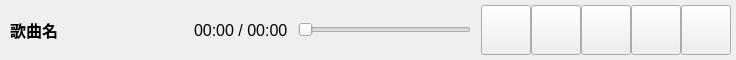
<?xml version="1.0" encoding="UTF-8"?>
<ui version="4.0">
 <class>MP3PlayerColumn</class>
 <widget class="QWidget" name="MP3PlayerColumn">
  <property name="geometry">
   <rect>
    <x>0</x>
    <y>0</y>
    <width>736</width>
    <height>60</height>
   </rect>
  </property>
  <property name="minimumSize">
   <size>
    <width>0</width>
    <height>50</height>
   </size>
  </property>
  <property name="maximumSize">
   <size>
    <width>16777215</width>
    <height>16777215</height>
   </size>
  </property>
  <property name="windowTitle">
   <string>Form</string>
  </property>
  <property name="toolTip">
   <string>调节音量</string>
  </property>
  <property name="styleSheet">
   <string notr="true"/>
  </property>
  <layout class="QHBoxLayout" name="horizontalLayout_2">
   <property name="spacing">
    <number>0</number>
   </property>
   <property name="leftMargin">
    <number>0</number>
   </property>
   <property name="topMargin">
    <number>0</number>
   </property>
   <property name="rightMargin">
    <number>0</number>
   </property>
   <property name="bottomMargin">
    <number>0</number>
   </property>
   <item>
    <widget class="QFrame" name="frame">
     <property name="sizePolicy">
      <sizepolicy hsizetype="Preferred" vsizetype="Expanding">
       <horstretch>0</horstretch>
       <verstretch>0</verstretch>
      </sizepolicy>
     </property>
     <property name="minimumSize">
      <size>
       <width>0</width>
       <height>60</height>
      </size>
     </property>
     <property name="maximumSize">
      <size>
       <width>16777215</width>
       <height>60</height>
      </size>
     </property>
     <property name="frameShape">
      <enum>QFrame::Shape::NoFrame</enum>
     </property>
     <property name="frameShadow">
      <enum>QFrame::Shadow::Raised</enum>
     </property>
     <layout class="QHBoxLayout" name="horizontalLayout">
      <property name="spacing">
       <number>10</number>
      </property>
      <property name="leftMargin">
       <number>10</number>
      </property>
      <property name="topMargin">
       <number>0</number>
      </property>
      <property name="rightMargin">
       <number>5</number>
      </property>
      <property name="bottomMargin">
       <number>0</number>
      </property>
      <item>
       <widget class="QLabel" name="SongNameLabel">
        <property name="sizePolicy">
         <sizepolicy hsizetype="Expanding" vsizetype="Preferred">
          <horstretch>1</horstretch>
          <verstretch>0</verstretch>
         </sizepolicy>
        </property>
        <property name="minimumSize">
         <size>
          <width>50</width>
          <height>50</height>
         </size>
        </property>
        <property name="maximumSize">
         <size>
          <width>16777215</width>
          <height>50</height>
         </size>
        </property>
        <property name="font">
         <font>
          <pointsize>12</pointsize>
          <bold>true</bold>
         </font>
        </property>
        <property name="text">
         <string>歌曲名</string>
        </property>
       </widget>
      </item>
      <item>
       <widget class="QLabel" name="ProgressLabel">
        <property name="sizePolicy">
         <sizepolicy hsizetype="Expanding" vsizetype="Preferred">
          <horstretch>0</horstretch>
          <verstretch>0</verstretch>
         </sizepolicy>
        </property>
        <property name="minimumSize">
         <size>
          <width>50</width>
          <height>50</height>
         </size>
        </property>
        <property name="maximumSize">
         <size>
          <width>16777215</width>
          <height>50</height>
         </size>
        </property>
        <property name="font">
         <font>
          <pointsize>12</pointsize>
         </font>
        </property>
        <property name="text">
         <string>00:00 / 00:00</string>
        </property>
       </widget>
      </item>
      <item>
       <widget class="QSlider" name="ProgressBar">
        <property name="sizePolicy">
         <sizepolicy hsizetype="Expanding" vsizetype="Fixed">
          <horstretch>1</horstretch>
          <verstretch>0</verstretch>
         </sizepolicy>
        </property>
        <property name="minimumSize">
         <size>
          <width>0</width>
          <height>0</height>
         </size>
        </property>
        <property name="maximumSize">
         <size>
          <width>300</width>
          <height>16777215</height>
         </size>
        </property>
        <property name="font">
         <font>
          <pointsize>12</pointsize>
         </font>
        </property>
        <property name="maximum">
         <number>1000</number>
        </property>
        <property name="pageStep">
         <number>1</number>
        </property>
        <property name="sliderPosition">
         <number>0</number>
        </property>
        <property name="orientation">
         <enum>Qt::Orientation::Horizontal</enum>
        </property>
       </widget>
      </item>
      <item>
       <widget class="QFrame" name="frame_2">
        <property name="styleSheet">
         <string notr="true">QToolTip{
background-color :white;
color : black;
}</string>
        </property>
        <property name="frameShape">
         <enum>QFrame::Shape::NoFrame</enum>
        </property>
        <property name="frameShadow">
         <enum>QFrame::Shadow::Raised</enum>
        </property>
        <layout class="QHBoxLayout" name="horizontalLayout_3">
         <property name="spacing">
          <number>0</number>
         </property>
         <property name="leftMargin">
          <number>0</number>
         </property>
         <property name="topMargin">
          <number>0</number>
         </property>
         <property name="rightMargin">
          <number>0</number>
         </property>
         <property name="bottomMargin">
          <number>0</number>
         </property>
         <item>
          <widget class="QPushButton" name="PreSong">
           <property name="minimumSize">
            <size>
             <width>50</width>
             <height>50</height>
            </size>
           </property>
           <property name="maximumSize">
            <size>
             <width>50</width>
             <height>50</height>
            </size>
           </property>
           <property name="toolTip">
            <string>播放上一首歌</string>
           </property>
           <property name="whatsThis">
            <string/>
           </property>
           <property name="styleSheet">
            <string notr="true"/>
           </property>
           <property name="text">
            <string/>
           </property>
           <property name="icon">
            <iconset resource="../images.qrc">
             <normaloff>:/images/pre_song.png</normaloff>:/images/pre_song.png</iconset>
           </property>
           <property name="iconSize">
            <size>
             <width>50</width>
             <height>50</height>
            </size>
           </property>
          </widget>
         </item>
         <item>
          <widget class="QPushButton" name="PauseOrPlay">
           <property name="minimumSize">
            <size>
             <width>50</width>
             <height>50</height>
            </size>
           </property>
           <property name="maximumSize">
            <size>
             <width>50</width>
             <height>50</height>
            </size>
           </property>
           <property name="toolTip">
            <string>开始/暂停播放</string>
           </property>
           <property name="whatsThis">
            <string/>
           </property>
           <property name="text">
            <string/>
           </property>
           <property name="icon">
            <iconset resource="../images.qrc">
             <normaloff>:/images/play.png</normaloff>:/images/play.png</iconset>
           </property>
           <property name="iconSize">
            <size>
             <width>50</width>
             <height>50</height>
            </size>
           </property>
          </widget>
         </item>
         <item>
          <widget class="QPushButton" name="NextSong">
           <property name="minimumSize">
            <size>
             <width>50</width>
             <height>50</height>
            </size>
           </property>
           <property name="maximumSize">
            <size>
             <width>50</width>
             <height>50</height>
            </size>
           </property>
           <property name="toolTip">
            <string>播放下一首歌</string>
           </property>
           <property name="text">
            <string/>
           </property>
           <property name="icon">
            <iconset resource="../images.qrc">
             <normaloff>:/images/next_song.png</normaloff>:/images/next_song.png</iconset>
           </property>
           <property name="iconSize">
            <size>
             <width>50</width>
             <height>50</height>
            </size>
           </property>
          </widget>
         </item>
         <item>
          <widget class="QPushButton" name="AdjustVolume">
           <property name="minimumSize">
            <size>
             <width>50</width>
             <height>50</height>
            </size>
           </property>
           <property name="maximumSize">
            <size>
             <width>50</width>
             <height>50</height>
            </size>
           </property>
           <property name="text">
            <string/>
           </property>
           <property name="icon">
            <iconset resource="../images.qrc">
             <normaloff>:/images/volume_1.png</normaloff>:/images/volume_1.png</iconset>
           </property>
           <property name="iconSize">
            <size>
             <width>30</width>
             <height>30</height>
            </size>
           </property>
          </widget>
         </item>
         <item>
          <widget class="QPushButton" name="ShowOrHideDesktopLrc">
           <property name="minimumSize">
            <size>
             <width>50</width>
             <height>50</height>
            </size>
           </property>
           <property name="maximumSize">
            <size>
             <width>50</width>
             <height>50</height>
            </size>
           </property>
           <property name="toolTip">
            <string>显示/隐藏桌面格歌词</string>
           </property>
           <property name="text">
            <string/>
           </property>
           <property name="icon">
            <iconset resource="../images.qrc">
             <normaloff>:/images/lrc_1.png</normaloff>:/images/lrc_1.png</iconset>
           </property>
           <property name="iconSize">
            <size>
             <width>50</width>
             <height>50</height>
            </size>
           </property>
          </widget>
         </item>
        </layout>
       </widget>
      </item>
     </layout>
    </widget>
   </item>
  </layout>
 </widget>
 <resources>
  <include location="../images.qrc"/>
 </resources>
 <connections/>
</ui>
